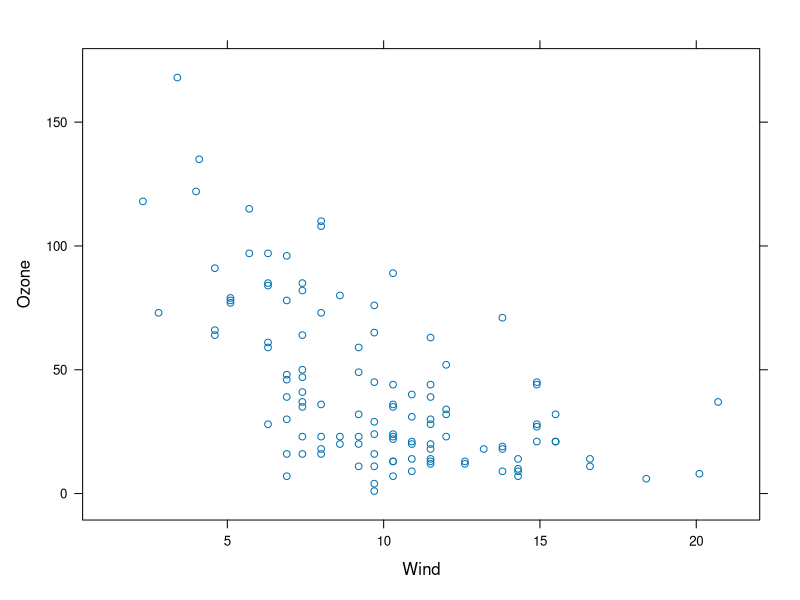
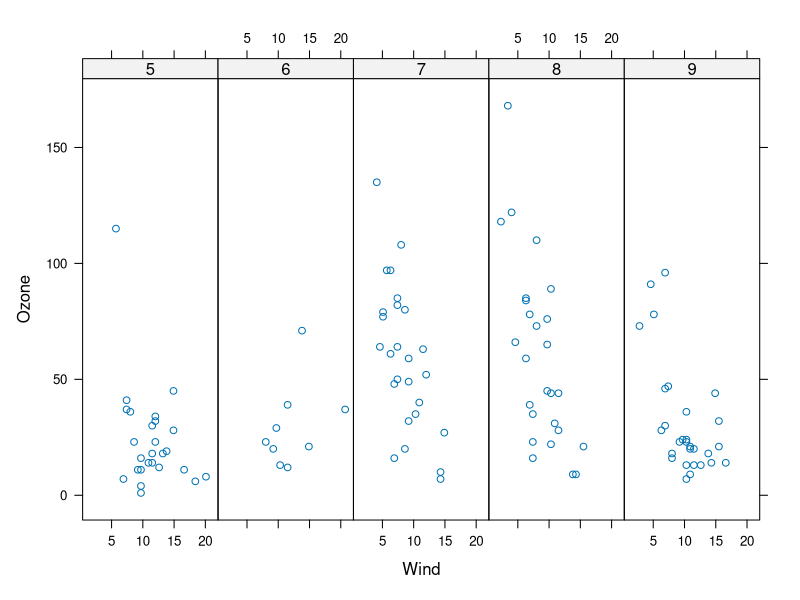
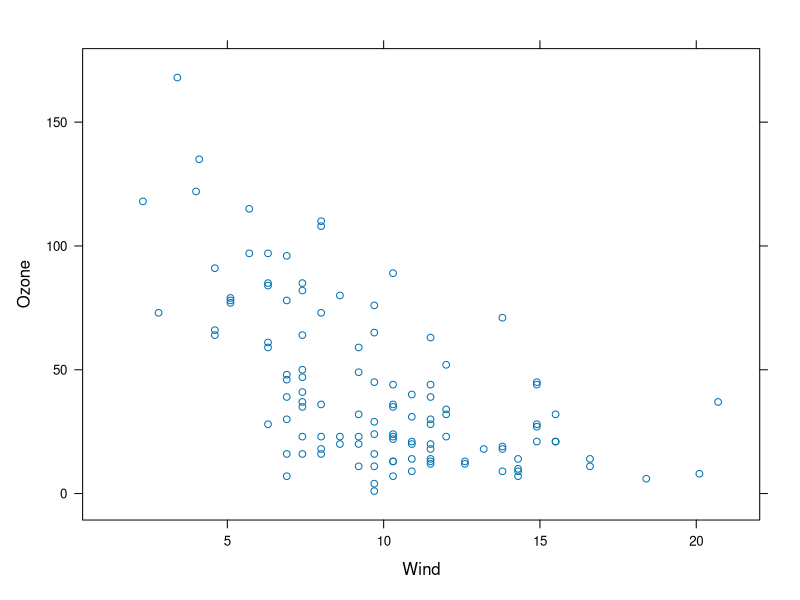
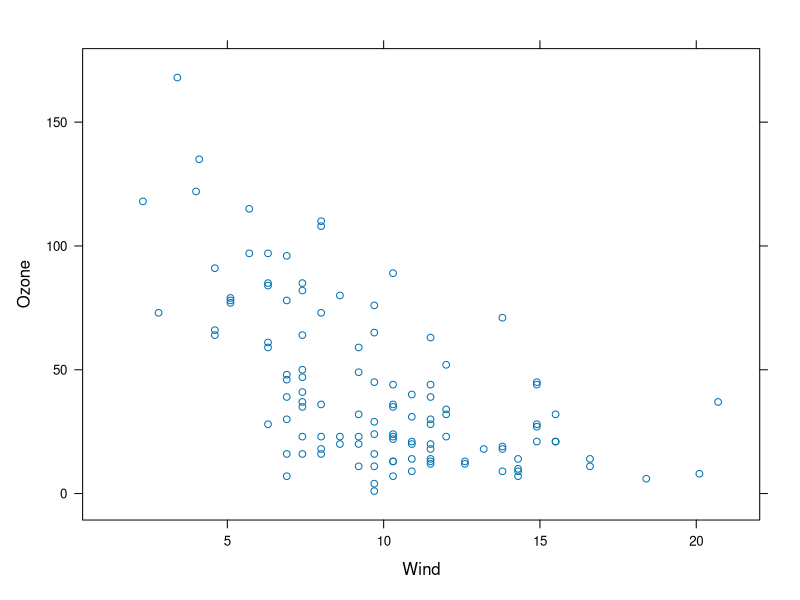
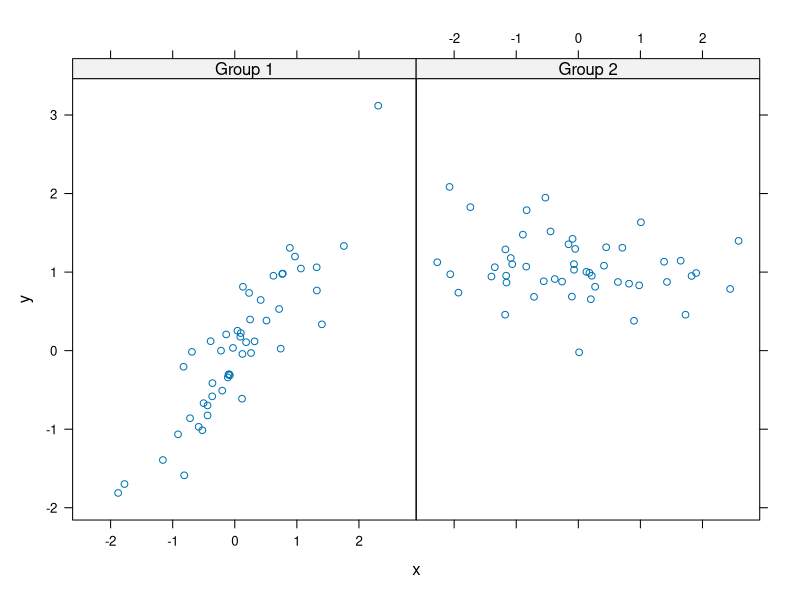
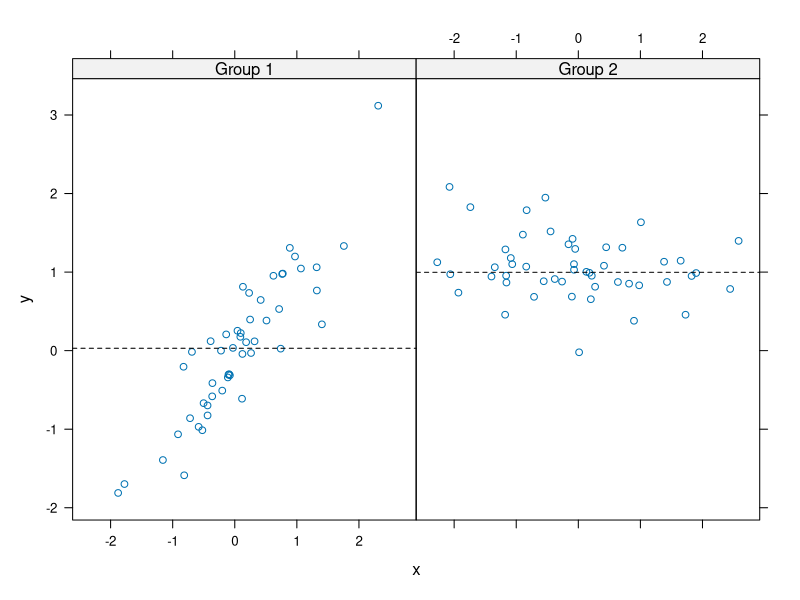
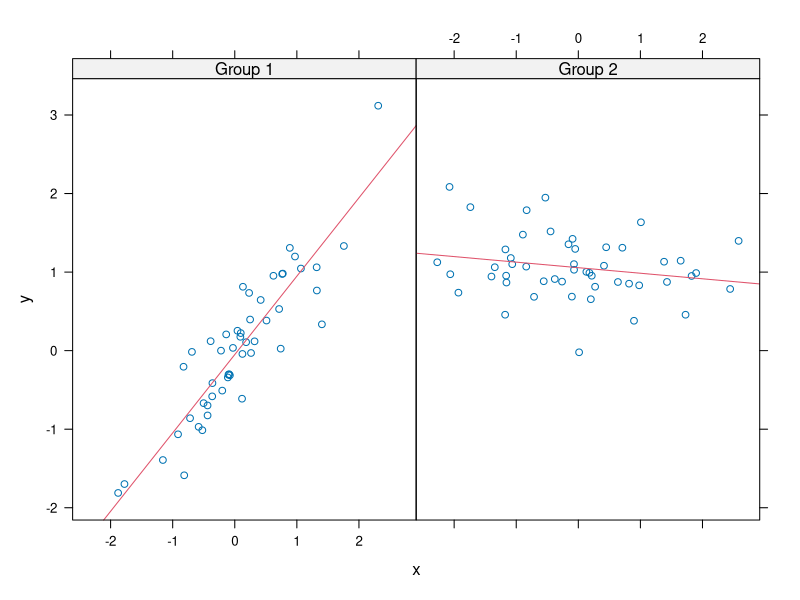

Source code (R) for these figures, in order:
library(lattice)
library(datasets)

## simple scatterplot
xyplot(Ozone ~ Wind, data = airquality)

## convert 'Month' to a factor variable
airquality <- transform(airquality, Month = factor(Month))
xyplot(Ozone ~ Wind | Month, data = airquality, layout = c(5, 1))

## lattice behavior
p <- xyplot(Ozone ~ Wind, data = airquality)  ## nothing happens
print(p)  ## plot appears
xyplot(Ozone ~ Wind, data = airquality)  ## auto-printing

## lattice panel functions
set.seed(100)
x <- rnorm(100)
f <- rep(0:1, each = 50)
y <- x + f - f * x + rnorm(100, sd = 0.5)
f <- factor(f, labels = c("Group 1", "Group 2"))
xyplot(y ~ x | f, layout = c(2, 1))

## custom panel function
xyplot(y ~ x | f, panel = function(x, y, ...) {
        panel.xyplot(x, y, ...)  ## first call the default panel function for 'xyplot'
        panel.abline(h = median(y), lty = 2)  ## add a horizontal line at the median
})

## regression line
xyplot(y ~ x | f, panel = function(x, y, ...) {
        panel.xyplot(x, y, ...)  ## first call the default panel function for 'xyplot'
        panel.lmline(x, y, col = 2)  ## overlay a simple leaner regression line
})